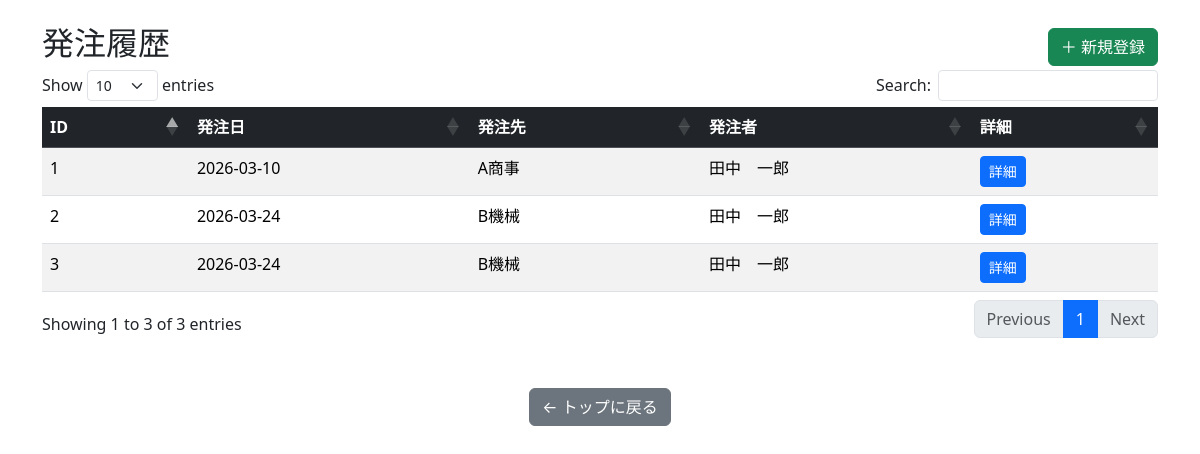
/orders/list.php (signed in), run on the app's committed database.
### tables this page shows
CREATE TABLE `orders` (
  `id` int(11) NOT NULL,
  `order_date` date NOT NULL,
  `supplier_id` int(11) DEFAULT NULL,
  `user_id` int(11) DEFAULT NULL,
  `total_price` int(11) DEFAULT NULL,
  `mail_sent` tinyint(4) DEFAULT 0,
  `created_at` datetime NOT NULL
);

CREATE TABLE `suppliers` (
  `id` int(11) NOT NULL,
  `company_name` varchar(255) NOT NULL,
  `contact_name` varchar(255) DEFAULT NULL,
  `email` varchar(255) NOT NULL,
  `phone` varchar(50) DEFAULT NULL,
  `memo` text DEFAULT NULL,
  `created_at` datetime NOT NULL
);

CREATE TABLE `employees` (
  `id` int(11) NOT NULL,
  `employee_number` varchar(50) NOT NULL,
  `name` varchar(255) NOT NULL,
  `email` varchar(255) NOT NULL,
  `created_at` datetime DEFAULT current_timestamp()
);

### config/function.php (called while the page is built, shortened)
<?php
function h($str)
{
    return htmlspecialchars($str, ENT_QUOTES, 'UTF-8');
}

### orders/list.php (the view, shortened to what this page needs)
<?php
require_once __DIR__ . "/../config/function.php";
$db = db_connect();
$sql = "SELECT
        orders.id,
        orders.order_date,
        suppliers.company_name,
        employees.name AS employee_name,
        employees.email AS employee_email
        FROM orders
        INNER JOIN suppliers
            ON suppliers.id = orders.supplier_id
        INNER JOIN users
            ON users.id = orders.user_id
        INNER JOIN employees
            ON employees.id = users.user_id
        ORDER BY orders.order_date DESC";
$stmt = $db->query($sql);
$orders = $stmt->fetchAll(PDO::FETCH_ASSOC);
?>
<?php include __DIR__ . "/../config/page_head.php"; ?>
<body>
    <main class="container mt-4">
        <div class="card-header d-flex justify-content-between align-items-center">
            <h2>発注履歴</h2>
            <a href="./create.php" class="btn btn-success">
                ＋ 新規登録
            </a>
        </div>
        <table id="orderTable" class="table table-striped">
            <thead class="table-dark">
                <tr>
                    <th>ID</th>
                    <th>発注日</th>
                    <th>発注先</th>
                    <th>発注者</th>
                    <th>詳細</th>
                </tr>
            </thead>
            <tbody>
                <?php foreach ($orders as $o): ?>
                    <tr>
                        <td><?= h($o["id"]) ?></td>
                        <td><?= h($o["order_date"]) ?></td>
                        <td><?= h($o["company_name"]) ?></td>
                        <td><?= h($o["employee_name"]) ?></td>
                        <td>
                            <a href="detail.php?id=<?= $o["id"] ?>" class="btn btn-sm btn-primary">
                                詳細
                            </a>
                        </td>
                    </tr>
                <?php endforeach; ?>
            </tbody>
        </table>
        <div class="text-center mt-5">
            <a href="../index.php" class="btn btn-secondary">
                ← トップに戻る
            </a>
        </div>
    </main>
</body>

### data on the page
orders: id "2", order_date "2026-03-24", supplier.company_name "B機械", employees.name "田中 一郎"
orders: id "3", order_date "2026-03-24", supplier.company_name "B機械", employees.name "田中 一郎"
orders: id "1", order_date "2026-03-10", supplier.company_name "A商事", employees.name "田中 一郎"
